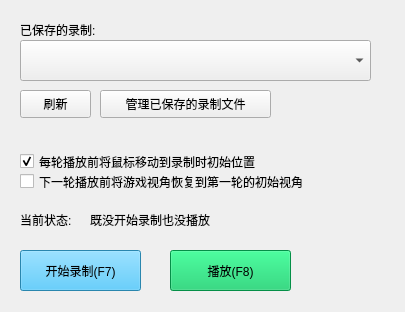
<?xml version="1.0" encoding="UTF-8"?>
<ui version="4.0">
 <class>MainWindow</class>
 <widget class="QMainWindow" name="MainWindow">
  <property name="geometry">
   <rect>
    <x>0</x>
    <y>0</y>
    <width>405</width>
    <height>312</height>
   </rect>
  </property>
  <property name="minimumSize">
   <size>
    <width>391</width>
    <height>275</height>
   </size>
  </property>
  <property name="maximumSize">
   <size>
    <width>100000</width>
    <height>100000</height>
   </size>
  </property>
  <property name="windowTitle">
   <string>MainWindow</string>
  </property>
  <widget class="QWidget" name="centralwidget">
   <widget class="QPushButton" name="pushButton">
    <property name="geometry">
     <rect>
      <x>20</x>
      <y>250</y>
      <width>121</width>
      <height>41</height>
     </rect>
    </property>
    <property name="styleSheet">
     <string notr="true">background-color:rgb(57, 187, 244);</string>
    </property>
    <property name="text">
     <string>开始录制(F7)</string>
    </property>
   </widget>
   <widget class="QPushButton" name="pushButton_2">
    <property name="geometry">
     <rect>
      <x>170</x>
      <y>250</y>
      <width>121</width>
      <height>41</height>
     </rect>
    </property>
    <property name="styleSheet">
     <string notr="true">background-color:rgb(6, 200, 99);</string>
    </property>
    <property name="text">
     <string>播放(F8)</string>
    </property>
   </widget>
   <widget class="QLabel" name="label">
    <property name="geometry">
     <rect>
      <x>20</x>
      <y>20</y>
      <width>121</width>
      <height>19</height>
     </rect>
    </property>
    <property name="text">
     <string>已保存的录制: </string>
    </property>
   </widget>
   <widget class="QComboBox" name="comboBox">
    <property name="geometry">
     <rect>
      <x>20</x>
      <y>40</y>
      <width>351</width>
      <height>41</height>
     </rect>
    </property>
    <property name="styleSheet">
     <string notr="true">padding-left: 12px;</string>
    </property>
   </widget>
   <widget class="QLabel" name="label_2">
    <property name="geometry">
     <rect>
      <x>90</x>
      <y>210</y>
      <width>241</width>
      <height>19</height>
     </rect>
    </property>
    <property name="text">
     <string>既没开始录制也没播放</string>
    </property>
   </widget>
   <widget class="QLabel" name="label_3">
    <property name="geometry">
     <rect>
      <x>20</x>
      <y>210</y>
      <width>69</width>
      <height>19</height>
     </rect>
    </property>
    <property name="text">
     <string>当前状态: </string>
    </property>
   </widget>
   <widget class="QPushButton" name="pushButton_3">
    <property name="geometry">
     <rect>
      <x>100</x>
      <y>90</y>
      <width>171</width>
      <height>28</height>
     </rect>
    </property>
    <property name="text">
     <string>管理已保存的录制文件</string>
    </property>
   </widget>
   <widget class="QPushButton" name="pushButton_4">
    <property name="geometry">
     <rect>
      <x>20</x>
      <y>90</y>
      <width>71</width>
      <height>28</height>
     </rect>
    </property>
    <property name="text">
     <string>刷新</string>
    </property>
   </widget>
   <widget class="QCheckBox" name="checkBox">
    <property name="geometry">
     <rect>
      <x>20</x>
      <y>150</y>
      <width>311</width>
      <height>23</height>
     </rect>
    </property>
    <property name="text">
     <string>每轮播放前将鼠标移动到录制时初始位置</string>
    </property>
    <property name="checked">
     <bool>true</bool>
    </property>
   </widget>
   <widget class="QCheckBox" name="checkBox_2">
    <property name="geometry">
     <rect>
      <x>20</x>
      <y>170</y>
      <width>381</width>
      <height>23</height>
     </rect>
    </property>
    <property name="text">
     <string>下一轮播放前将游戏视角恢复到第一轮的初始视角</string>
    </property>
    <property name="checked">
     <bool>false</bool>
    </property>
   </widget>
  </widget>
 </widget>
 <resources/>
 <connections/>
</ui>
